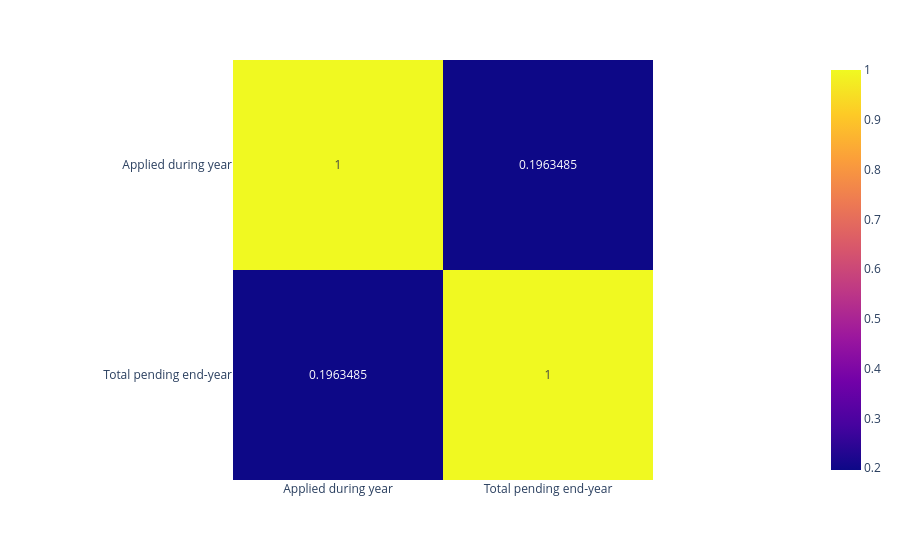

Notebook code for this chart:
### Code cell
px.imshow(df_corr, text_auto= True)

### Figure 1 — Plotly figure (JSON) as saved in the notebook; plotly's stock layout.template omitted (floating-point values rounded to 4 significant figures)
{"data": [{"coloraxis": "coloraxis", "hovertemplate": "x: %{x}<br>y: %{y}<br>color: %{z}<extra></extra>", "name": "0", "texttemplate": "%{z}", "type": "heatmap", "x": ["Applied during year", "Total pending end-year"], "xaxis": "x", "y": ["Applied during year", "Total pending end-year"], "yaxis": "y", "z": [[1.0, 0.1963], [0.1963, 1.0]]}], "layout": {"coloraxis": {"colorscale": [[0, "#0d0887"], [0.1111, "#46039f"], [0.2222, "#7201a8"], [0.3333, "#9c179e"], [0.4444, "#bd3786"], [0.5556, "#d8576b"], [0.6667, "#ed7953"], [0.7778, "#fb9f3a"], [0.8889, "#fdca26"], [1, "#f0f921"]]}, "margin": {"t": 60}, "xaxis": {"anchor": "y", "constrain": "domain", "domain": [0, 1], "scaleanchor": "y"}, "yaxis": {"anchor": "x", "autorange": "reversed", "constrain": "domain", "domain": [0, 1]}}}
